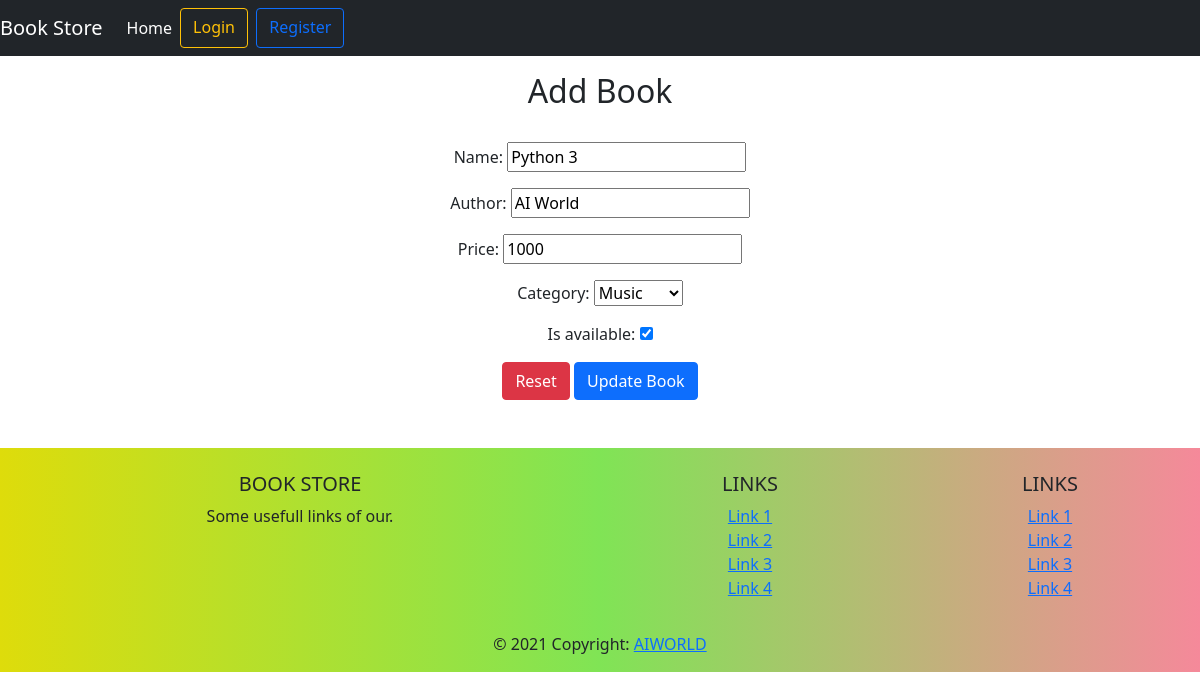
The page /book/update-book/1 on the database its author committed.
### book/models.py (models this page shows, shortened)
class Book(models.Model):
	user = models.ForeignKey('core.User', on_delete=models.PROTECT)
	name = models.CharField(max_length=80)
	author = models.CharField(max_length=80)
	price = models.CharField(max_length=12)
	category = models.CharField(max_length=20, choices=BOOK_CATEGORY)
	date = models.DateField(auto_now_add=True)
	is_available = models.BooleanField()

### book/views.py (the view, shortened to what this page needs)
# urls.py: path('update-book/<str:book_id>', UpdateBookView.as_view(), name='update-book'),
class UpdateBookView(TemplateView, LoginRequiredMixin):
    login_url = 'core:user-login'
    redirect_field_name = 'core:user-login'
    template_name = 'book/update_book.html'
    def get(self, request, book_id):
        book = get_object_or_404(Book, pk=book_id)
        form = AddBookForm(instance=book)
        context = {'form': form, 'book':book}
        return render(request, 'book/update_book.html', context)

### book/forms.py
class AddBookForm(ModelForm):
    class Meta:
        model = Book
        exclude = ['user']

### templates/book/update_book.html (shortened to what this page needs)
{% extends 'core/main.html' %}
{% block content %}
<div class="container" style="text-align:center">
    <form action="{% url 'book:update-book' book.id%}" method="POST">
        <h2 style="text-align:center">Add Book</h2><br>
        {% for field in form %}
            <p>
                {{ field.label_tag }}
                {{ field }}
            </p>
        {% endfor %}
        <input type="reset" class="btn btn-block btn-danger">
        <input type="submit" class="btn btn-block btn-primary", value="Update Book">
    </form>
    <br><br>
</div>
{% endblock %}

### rows shown on the page
Book: form "Python 3" "AI World" "1000" "Music" "☑"

### other values the page prints
{{ field.label_tag }} "Name:" "Author:" "Price:" "Category:" "Is available:"
